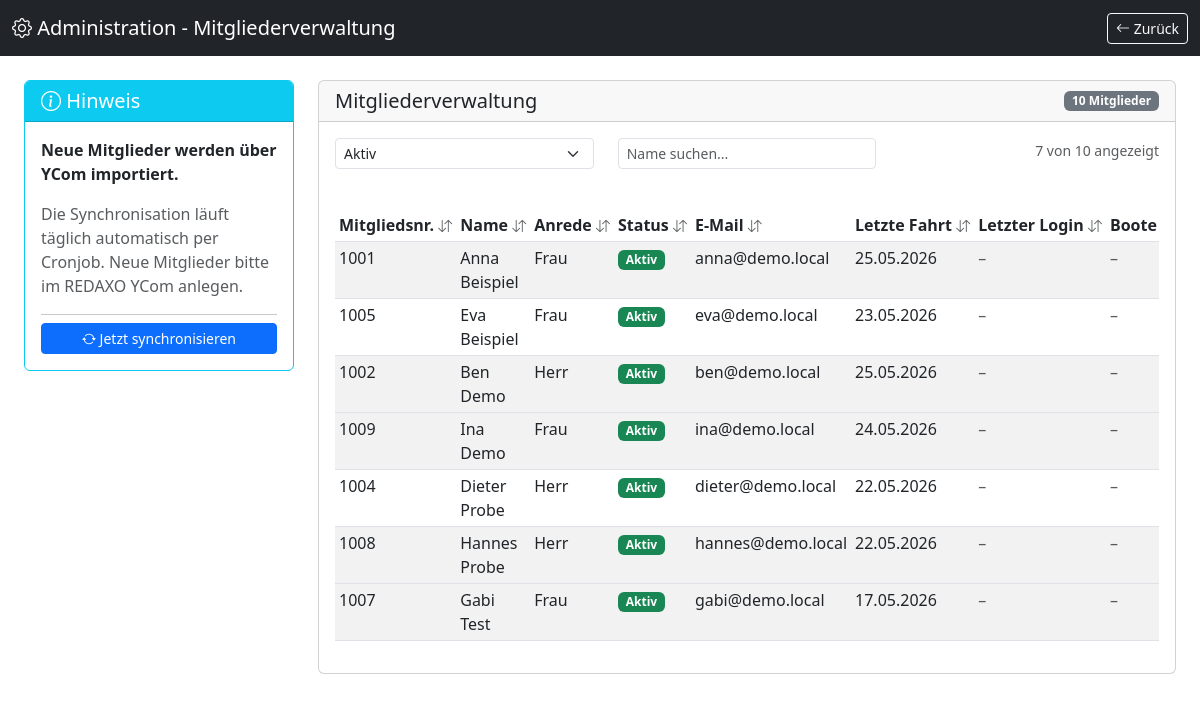
Screenshot of /admin/members.php (signed in) with the database file from the repository.
### tables this page shows
CREATE TABLE IF NOT EXISTS members (
    id INT AUTO_INCREMENT PRIMARY KEY,
    first_name VARCHAR(100) NOT NULL,
    last_name VARCHAR(100) NOT NULL,
    salutation ENUM('Herr', 'Frau', 'Divers') DEFAULT 'Herr',
    status ENUM('Gastmitglied', 'Jugendmitglied', 'Passiv', 'Ehrenmitglied', 'Aktiv') DEFAULT 'Aktiv',
    membership_no VARCHAR(50) UNIQUE,
    email VARCHAR(255),
    password VARCHAR(255) NULL DEFAULT NULL COMMENT 'DEPRECATED — Auth via REDAXO-API. Wird nicht mehr befüllt.',
    valid_until DATE NULL COMMENT 'Mitglied bis (NULL = unbegrenzt, Datum = ab dann inaktiv/nicht mehr in Dropdowns)',
    created_at TIMESTAMP DEFAULT CURRENT_TIMESTAMP,
    updated_at TIMESTAMP DEFAULT CURRENT_TIMESTAMP ON UPDATE CURRENT_TIMESTAMP,
    INDEX idx_membership_no (membership_no),
    INDEX idx_name (last_name, first_name),
    INDEX idx_valid_until (valid_until)
);

### admin/members.php (the view, shortened to what the rows shown need)
<?php
require_once __DIR__ . '/../includes/functions.php';
$db = Database::getInstance()->getConnection();
$isRedaxoMode = defined('REDAXO_API_TOKEN') && !empty(REDAXO_API_TOKEN);
$members = $db->query("SELECT * FROM members ORDER BY last_name ASC, first_name ASC")->fetchAll();
$memberBoats = [];
$editMode = null;
?>
<!DOCTYPE html>
<html lang="de">
<head>
    <link href="https://cdn.jsdelivr.net/npm/bootstrap@5.3.0/dist/css/bootstrap.min.css" rel="stylesheet">
    <link rel="stylesheet" href="https://cdn.jsdelivr.net/npm/bootstrap-icons@1.11.0/font/bootstrap-icons.css">
</head>
<body>
    <div class="container-fluid mt-4 px-4">
        <div class="row">
            <div class="<?php echo (!$isRedaxoMode && $editMode) ? 'col-md-8' : 'col-md-9'; ?>">
                <div class="card">
                    <div class="card-body">
                        <div class="table-responsive">
                            <table class="table table-striped table-hover table-sm" id="membersTable">
                                <thead>
                                    <tr>
                                        <th class="sortable" data-sort="string" data-col="0" role="button">Mitgliedsnr. <i class="bi bi-arrow-down-up text-muted small"></i></th>
                                        <th class="sortable" data-sort="string" data-col="1" role="button">Name <i class="bi bi-arrow-down-up text-muted small"></i></th>
                                        <th class="sortable" data-sort="string" data-col="2" role="button">Anrede <i class="bi bi-arrow-down-up text-muted small"></i></th>
                                        <th class="sortable" data-sort="string" data-col="3" role="button">Status <i class="bi bi-arrow-down-up text-muted small"></i></th>
                                        <th class="sortable" data-sort="string" data-col="4" role="button">E-Mail <i class="bi bi-arrow-down-up text-muted small"></i></th>
                                        <th class="sortable" data-sort="date" data-col="5" role="button">Letzte Fahrt <i class="bi bi-arrow-down-up text-muted small"></i></th>
                                        <th class="sortable" data-sort="date" data-col="6" role="button" title="Letzter Login im Mitglieder-Bereich">Letzter Login <i class="bi bi-arrow-down-up text-muted small"></i></th>
                                        <th class="sortable" data-sort="number" data-col="7" role="button" title="Zugewiesene Boote (via Standard-Crew)">Boote <i class="bi bi-arrow-down-up text-muted small"></i></th>
                                    </tr>
                                </thead>
                                <tbody>
                                    <?php foreach ($members as $member):
                                        $isExpired = $member['valid_until'] && strtotime($member['valid_until']) < time();
                                        $displayStatus = $isExpired ? 'Ausgeschieden' : $member['status'];
                                        $boats = $memberBoats[$member['id']] ?? [];
                                    ?>
                                        <tr class="<?php echo $isExpired ? 'table-secondary' : ''; ?>"
                                            data-status="<?php echo e($displayStatus); ?>"
                                            data-name="<?php echo e(strtolower($member['first_name'] . ' ' . $member['last_name'])); ?>">
                                            <td><?php echo e($member['membership_no']); ?></td>
                                            <td>
                                                <?php echo e($member['first_name'] . ' ' . $member['last_name']); ?>
                                            </td>
                                            <td><?php echo e($member['salutation']); ?></td>
                                            <td>
                                                <?php
                                                $statusColor = 'secondary';
                                                switch ($member['status']) {
                                                    case 'Aktiv': $statusColor = 'success'; break;
                                                    case 'Jugendmitglied': $statusColor = 'info'; break;
                                                    case 'Passiv': $statusColor = 'secondary'; break;
                                                }
                                                ?>
                                                <span class="badge bg-<?php echo $statusColor; ?>">
                                                    <?php echo e($member['status']); ?>
                                                </span>
                                            </td>
                                            <td><?php echo e($member['email']); ?></td>
                                            <td>
                                                <?php if (!empty($member['last_trip_date'])): ?>
                                                    <?php echo date('d.m.Y', strtotime($member['last_trip_date'])); ?>
                                                <?php else: ?>
                                                    <span class="text-muted">–</span>
                                                <?php endif; ?>
                                            </td>
                                            <td>
                                                <?php if (!empty($member['last_login_stats'])): ?>
                                                    <span title="<?php echo date('d.m.Y H:i', strtotime($member['last_login_stats'])); ?>">
                                                        <?php echo date('d.m.Y', strtotime($member['last_login_stats'])); ?>
                                                    </span>
                                                <?php else: ?>
                                                    <span class="text-muted">–</span>
                                                <?php endif; ?>
                                            </td>
                                            <td>
                                                <?php if (!empty($boats)):
                                                    $hasUnused = false;
                                                    foreach ($boats as $b) { if ($b['trips'] === 0) { $hasUnused = true; break; } }
                                                    $badgeClass = $hasUnused ? 'bg-warning text-dark' : 'bg-primary';
                                                ?>
                                                    <a href="#" class="badge <?php echo $badgeClass; ?> text-decoration-none show-boats"
                                                       data-boats="<?php echo e(json_encode($boats)); ?>"
                                                       data-member="<?php echo e($member['first_name'] . ' ' . $member['last_name']); ?>"
                                                       title="<?php echo $hasUnused ? 'Ungenutzte Boote vorhanden!' : 'Zugewiesene Boote'; ?>">
                                                        <?php echo (int)$member['owned_boat_count']; ?>
                                                        <?php if ($hasUnused): ?><i class="bi bi-exclamation-triangle-fill ms-1"></i><?php endif; ?>
                                                    </a>
                                                <?php else: ?>
                                                    <span class="text-muted">–</span>
                                                <?php endif; ?>
                                            </td>
                                        </tr>
                                    <?php endforeach; ?>
                                </tbody>
                            </table>
                        </div>
                    </div>
                </div>
            </div>
        </div>
    </div>
</body>
</html>

### rows the page displays
members: membership_no "1001", first_name+last_name "Anna Beispiel", salutation "Frau", status "Aktiv", email "anna@demo.local", last_trip_date "25.05.2026"
members: membership_no "1005", first_name+last_name "Eva Beispiel", salutation "Frau", status "Aktiv", email "eva@demo.local", last_trip_date "23.05.2026"
members: membership_no "1002", first_name+last_name "Ben Demo", salutation "Herr", status "Aktiv", email "ben@demo.local", last_trip_date "25.05.2026"
members: membership_no "1009", first_name+last_name "Ina Demo", salutation "Frau", status "Aktiv", email "ina@demo.local", last_trip_date "24.05.2026"
members: membership_no "1004", first_name+last_name "Dieter Probe", salutation "Herr", status "Aktiv", email "dieter@demo.local", last_trip_date "22.05.2026"
members: membership_no "1008", first_name+last_name "Hannes Probe", salutation "Herr", status "Aktiv", email "hannes@demo.local", last_trip_date "22.05.2026"
members: membership_no "1007", first_name+last_name "Gabi Test", salutation "Frau", status "Aktiv", email "gabi@demo.local", last_trip_date "17.05.2026"

### other values shown
$pageTitle "Mitgliederverwaltung"
count($members) "10"
